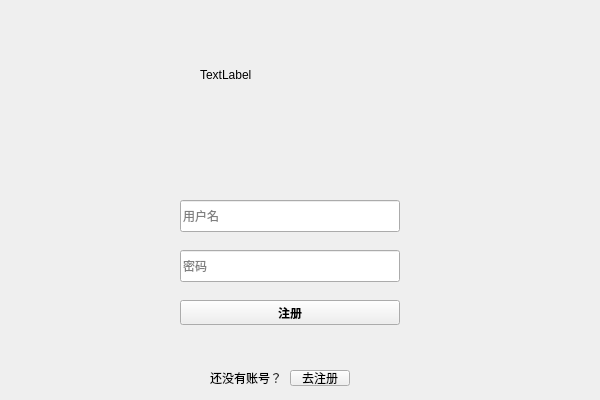
<?xml version="1.0" encoding="UTF-8"?>
<ui version="4.0">
 <class>Login</class>
 <widget class="QWidget" name="Login">
  <property name="geometry">
   <rect>
    <x>0</x>
    <y>0</y>
    <width>600</width>
    <height>400</height>
   </rect>
  </property>
  <property name="windowTitle">
   <string>Form</string>
  </property>
  <property name="styleSheet">
   <string notr="true"/>
  </property>
  <widget class="QLabel" name="label_zhu">
   <property name="geometry">
    <rect>
     <x>210</x>
     <y>370</y>
     <width>100</width>
     <height>16</height>
    </rect>
   </property>
   <property name="text">
    <string>还没有账号？</string>
   </property>
  </widget>
  <widget class="QPushButton" name="pushButton_zhu">
   <property name="geometry">
    <rect>
     <x>290</x>
     <y>370</y>
     <width>60</width>
     <height>16</height>
    </rect>
   </property>
   <property name="font">
    <font/>
   </property>
   <property name="text">
    <string>去注册</string>
   </property>
  </widget>
  <widget class="QStackedWidget" name="stackedWidget">
   <property name="geometry">
    <rect>
     <x>70</x>
     <y>0</y>
     <width>461</width>
     <height>361</height>
    </rect>
   </property>
   <property name="currentIndex">
    <number>1</number>
   </property>
   <widget class="QWidget" name="page">
    <widget class="QWidget" name="widget" native="true">
     <property name="geometry">
      <rect>
       <x>70</x>
       <y>160</y>
       <width>300</width>
       <height>200</height>
      </rect>
     </property>
     <widget class="QLineEdit" name="lineEdit">
      <property name="geometry">
       <rect>
        <x>40</x>
        <y>40</y>
        <width>220</width>
        <height>32</height>
       </rect>
      </property>
      <property name="maxLength">
       <number>6</number>
      </property>
      <property name="placeholderText">
       <string>用户名</string>
      </property>
      <property name="clearButtonEnabled">
       <bool>true</bool>
      </property>
     </widget>
     <widget class="QLineEdit" name="lineEdit2">
      <property name="geometry">
       <rect>
        <x>40</x>
        <y>90</y>
        <width>220</width>
        <height>32</height>
       </rect>
      </property>
      <property name="maxLength">
       <number>12</number>
      </property>
      <property name="placeholderText">
       <string>密码</string>
      </property>
      <property name="clearButtonEnabled">
       <bool>true</bool>
      </property>
     </widget>
     <widget class="QPushButton" name="pushButton">
      <property name="geometry">
       <rect>
        <x>40</x>
        <y>140</y>
        <width>220</width>
        <height>25</height>
       </rect>
      </property>
      <property name="font">
       <font>
        <family>楷体</family>
        <pointsize>4</pointsize>
        <weight>75</weight>
        <bold>true</bold>
       </font>
      </property>
      <property name="text">
       <string>登录</string>
      </property>
     </widget>
    </widget>
    <widget class="QLabel" name="label">
     <property name="geometry">
      <rect>
       <x>130</x>
       <y>0</y>
       <width>200</width>
       <height>150</height>
      </rect>
     </property>
     <property name="text">
      <string>TextLabel</string>
     </property>
    </widget>
   </widget>
   <widget class="QWidget" name="page_2">
    <widget class="QLabel" name="label2">
     <property name="geometry">
      <rect>
       <x>130</x>
       <y>0</y>
       <width>200</width>
       <height>150</height>
      </rect>
     </property>
     <property name="text">
      <string>TextLabel</string>
     </property>
    </widget>
    <widget class="QWidget" name="widget_2" native="true">
     <property name="geometry">
      <rect>
       <x>70</x>
       <y>160</y>
       <width>300</width>
       <height>200</height>
      </rect>
     </property>
     <widget class="QLineEdit" name="lineEdit_2">
      <property name="geometry">
       <rect>
        <x>40</x>
        <y>40</y>
        <width>220</width>
        <height>32</height>
       </rect>
      </property>
      <property name="maxLength">
       <number>6</number>
      </property>
      <property name="placeholderText">
       <string>用户名</string>
      </property>
      <property name="clearButtonEnabled">
       <bool>true</bool>
      </property>
     </widget>
     <widget class="QLineEdit" name="lineEdit_3">
      <property name="geometry">
       <rect>
        <x>40</x>
        <y>90</y>
        <width>220</width>
        <height>32</height>
       </rect>
      </property>
      <property name="maxLength">
       <number>12</number>
      </property>
      <property name="placeholderText">
       <string>密码</string>
      </property>
      <property name="clearButtonEnabled">
       <bool>true</bool>
      </property>
     </widget>
     <widget class="QPushButton" name="pushButton_2">
      <property name="geometry">
       <rect>
        <x>40</x>
        <y>140</y>
        <width>220</width>
        <height>25</height>
       </rect>
      </property>
      <property name="font">
       <font>
        <family>楷体</family>
        <weight>75</weight>
        <bold>true</bold>
       </font>
      </property>
      <property name="text">
       <string>注册</string>
      </property>
     </widget>
    </widget>
   </widget>
  </widget>
 </widget>
 <resources/>
 <connections/>
</ui>
